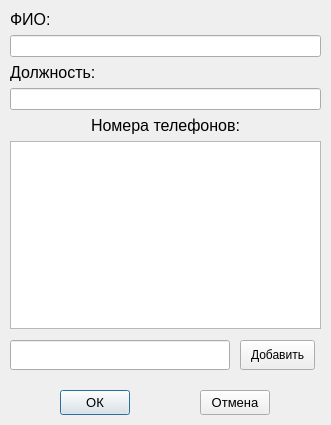
<?xml version="1.0" encoding="UTF-8"?>
<ui version="4.0">
 <class>Dialog</class>
 <widget class="QDialog" name="Dialog">
  <property name="geometry">
   <rect>
    <x>0</x>
    <y>0</y>
    <width>331</width>
    <height>425</height>
   </rect>
  </property>
  <property name="windowTitle">
   <string>Контакт</string>
  </property>
  <widget class="QPushButton" name="ok_btn">
   <property name="geometry">
    <rect>
     <x>60</x>
     <y>390</y>
     <width>70</width>
     <height>25</height>
    </rect>
   </property>
   <property name="font">
    <font>
     <pointsize>10</pointsize>
    </font>
   </property>
   <property name="text">
    <string>ОК</string>
   </property>
  </widget>
  <widget class="QPushButton" name="cancel_btn">
   <property name="geometry">
    <rect>
     <x>200</x>
     <y>390</y>
     <width>70</width>
     <height>25</height>
    </rect>
   </property>
   <property name="font">
    <font>
     <pointsize>10</pointsize>
    </font>
   </property>
   <property name="text">
    <string>Отмена</string>
   </property>
  </widget>
  <widget class="QWidget" name="formLayoutWidget">
   <property name="geometry">
    <rect>
     <x>0</x>
     <y>0</y>
     <width>331</width>
     <height>339</height>
    </rect>
   </property>
   <layout class="QFormLayout" name="formLayout">
    <property name="sizeConstraint">
     <enum>QLayout::SetDefaultConstraint</enum>
    </property>
    <property name="fieldGrowthPolicy">
     <enum>QFormLayout::AllNonFixedFieldsGrow</enum>
    </property>
    <property name="rowWrapPolicy">
     <enum>QFormLayout::WrapAllRows</enum>
    </property>
    <property name="leftMargin">
     <number>10</number>
    </property>
    <property name="topMargin">
     <number>10</number>
    </property>
    <property name="rightMargin">
     <number>10</number>
    </property>
    <property name="bottomMargin">
     <number>10</number>
    </property>
    <item row="0" column="0">
     <widget class="QLabel" name="label">
      <property name="sizePolicy">
       <sizepolicy hsizetype="Fixed" vsizetype="Fixed">
        <horstretch>0</horstretch>
        <verstretch>0</verstretch>
       </sizepolicy>
      </property>
      <property name="font">
       <font>
        <pointsize>12</pointsize>
       </font>
      </property>
      <property name="text">
       <string>ФИО:</string>
      </property>
     </widget>
    </item>
    <item row="0" column="1">
     <widget class="QLineEdit" name="name_input">
      <property name="sizePolicy">
       <sizepolicy hsizetype="Minimum" vsizetype="Minimum">
        <horstretch>0</horstretch>
        <verstretch>0</verstretch>
       </sizepolicy>
      </property>
      <property name="minimumSize">
       <size>
        <width>0</width>
        <height>0</height>
       </size>
      </property>
      <property name="font">
       <font>
        <pointsize>9</pointsize>
       </font>
      </property>
     </widget>
    </item>
    <item row="1" column="0">
     <widget class="QLabel" name="label_2">
      <property name="sizePolicy">
       <sizepolicy hsizetype="Fixed" vsizetype="Fixed">
        <horstretch>0</horstretch>
        <verstretch>0</verstretch>
       </sizepolicy>
      </property>
      <property name="font">
       <font>
        <pointsize>12</pointsize>
       </font>
      </property>
      <property name="text">
       <string>Должность:</string>
      </property>
     </widget>
    </item>
    <item row="1" column="1">
     <widget class="QLineEdit" name="post_input">
      <property name="sizePolicy">
       <sizepolicy hsizetype="Minimum" vsizetype="Minimum">
        <horstretch>0</horstretch>
        <verstretch>0</verstretch>
       </sizepolicy>
      </property>
      <property name="minimumSize">
       <size>
        <width>0</width>
        <height>0</height>
       </size>
      </property>
      <property name="font">
       <font>
        <pointsize>9</pointsize>
       </font>
      </property>
     </widget>
    </item>
    <item row="2" column="0" colspan="2">
     <widget class="QLabel" name="numbers_lbl">
      <property name="sizePolicy">
       <sizepolicy hsizetype="Minimum" vsizetype="Fixed">
        <horstretch>0</horstretch>
        <verstretch>0</verstretch>
       </sizepolicy>
      </property>
      <property name="font">
       <font>
        <pointsize>12</pointsize>
       </font>
      </property>
      <property name="text">
       <string>Номера телефонов:</string>
      </property>
      <property name="alignment">
       <set>Qt::AlignCenter</set>
      </property>
     </widget>
    </item>
    <item row="3" column="0" colspan="2">
     <widget class="QTableWidget" name="numbers_table">
      <property name="sizePolicy">
       <sizepolicy hsizetype="Minimum" vsizetype="Minimum">
        <horstretch>0</horstretch>
        <verstretch>0</verstretch>
       </sizepolicy>
      </property>
      <property name="minimumSize">
       <size>
        <width>0</width>
        <height>0</height>
       </size>
      </property>
      <property name="font">
       <font>
        <pointsize>10</pointsize>
       </font>
      </property>
      <property name="editTriggers">
       <set>QAbstractItemView::NoEditTriggers</set>
      </property>
      <property name="selectionMode">
       <enum>QAbstractItemView::SingleSelection</enum>
      </property>
      <property name="columnCount">
       <number>2</number>
      </property>
      <attribute name="horizontalHeaderVisible">
       <bool>false</bool>
      </attribute>
      <attribute name="horizontalHeaderDefaultSectionSize">
       <number>50</number>
      </attribute>
      <attribute name="horizontalHeaderHighlightSections">
       <bool>true</bool>
      </attribute>
      <attribute name="horizontalHeaderMinimumSectionSize">
       <number>154</number>
      </attribute>
      <attribute name="horizontalHeaderStretchLastSection">
       <bool>false</bool>
      </attribute>
      <column/>
      <column/>
     </widget>
    </item>
   </layout>
  </widget>
  <widget class="QPushButton" name="phone_add_btn">
   <property name="geometry">
    <rect>
     <x>240</x>
     <y>340</y>
     <width>75</width>
     <height>30</height>
    </rect>
   </property>
   <property name="sizePolicy">
    <sizepolicy hsizetype="Fixed" vsizetype="Fixed">
     <horstretch>0</horstretch>
     <verstretch>0</verstretch>
    </sizepolicy>
   </property>
   <property name="font">
    <font>
     <pointsize>9</pointsize>
    </font>
   </property>
   <property name="text">
    <string>Добавить</string>
   </property>
  </widget>
  <widget class="QLineEdit" name="phone_input">
   <property name="geometry">
    <rect>
     <x>10</x>
     <y>340</y>
     <width>220</width>
     <height>30</height>
    </rect>
   </property>
   <property name="sizePolicy">
    <sizepolicy hsizetype="Minimum" vsizetype="Fixed">
     <horstretch>0</horstretch>
     <verstretch>0</verstretch>
    </sizepolicy>
   </property>
   <property name="font">
    <font>
     <pointsize>11</pointsize>
    </font>
   </property>
  </widget>
 </widget>
 <resources/>
 <connections/>
</ui>
